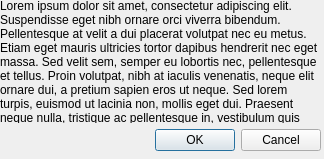
<?xml version="1.0" encoding="UTF-8"?>
<ui version="4.0">
 <class>Dialog</class>
 <widget class="QDialog" name="Dialog">
  <property name="geometry">
   <rect>
    <x>0</x>
    <y>0</y>
    <width>324</width>
    <height>159</height>
   </rect>
  </property>
  <property name="windowTitle">
   <string>Dialog</string>
  </property>
  <widget class="QWidget" name="">
   <property name="geometry">
    <rect>
     <x>0</x>
     <y>0</y>
     <width>321</width>
     <height>151</height>
    </rect>
   </property>
   <layout class="QVBoxLayout" name="verticalLayout">
    <item>
     <widget class="QLabel" name="label">
      <property name="text">
       <string>Lorem ipsum dolor sit amet, consectetur adipiscing elit. Suspendisse eget nibh ornare orci viverra bibendum. Pellentesque at velit a dui placerat volutpat nec eu metus. Etiam eget mauris ultricies tortor dapibus hendrerit nec eget massa. Sed velit sem, semper eu lobortis nec, pellentesque et tellus. Proin volutpat, nibh at iaculis venenatis, neque elit ornare dui, a pretium sapien eros ut neque. Sed lorem turpis, euismod ut lacinia non, mollis eget dui. Praesent neque nulla, tristique ac pellentesque in, vestibulum quis purus. Change this text.</string>
      </property>
      <property name="wordWrap">
       <bool>true</bool>
      </property>
     </widget>
    </item>
    <item>
     <widget class="QDialogButtonBox" name="buttonBox">
      <property name="orientation">
       <enum>Qt::Horizontal</enum>
      </property>
      <property name="standardButtons">
       <set>QDialogButtonBox::Cancel|QDialogButtonBox::Ok</set>
      </property>
     </widget>
    </item>
   </layout>
  </widget>
 </widget>
 <resources/>
 <connections>
  <connection>
   <sender>buttonBox</sender>
   <signal>accepted()</signal>
   <receiver>Dialog</receiver>
   <slot>accept()</slot>
   <hints>
    <hint type="sourcelabel">
     <x>248</x>
     <y>254</y>
    </hint>
    <hint type="destinationlabel">
     <x>157</x>
     <y>274</y>
    </hint>
   </hints>
  </connection>
  <connection>
   <sender>buttonBox</sender>
   <signal>rejected()</signal>
   <receiver>Dialog</receiver>
   <slot>reject()</slot>
   <hints>
    <hint type="sourcelabel">
     <x>316</x>
     <y>260</y>
    </hint>
    <hint type="destinationlabel">
     <x>286</x>
     <y>274</y>
    </hint>
   </hints>
  </connection>
 </connections>
</ui>
